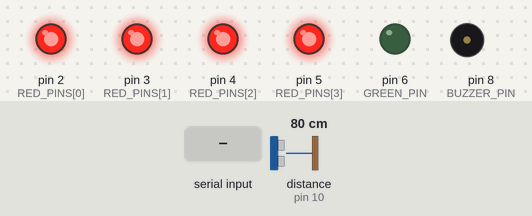
Bench run of a sketch on a simulated Arduino Uno, built with avr-gcc and run on an emulated ATmega328P. On the bench: output pins drawn as LEDs (lit = HIGH), buzzer (waves = sounding). Wiring (inferred from the names in the program): ultrasonic range finder: trigger pin 9; echo pin 10. Dashed ring = blinking. Inputs (shaded band) come from the test bench; at power-on: distance to the obstacle (sensor on pin 10) 80 cm. The echo pulse lasts 58.3 µs per cm; pins used as bus, display or sensor lines are not drawn; what the sketch prints to the serial monitor is not drawn.

Above: at 1.7 s.
1.8 s: "O" received over Serial
At 2.75 s:
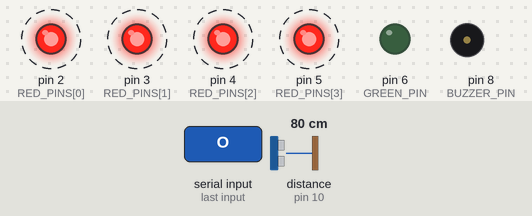
4.8 s: "C" received over Serial
At 5.2 s:
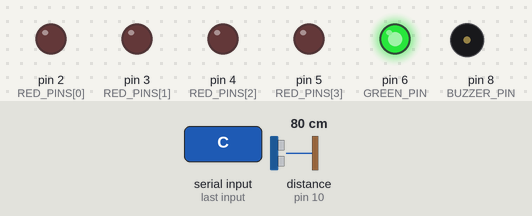
7.8 s: "I" received over Serial
At 7.96 s:
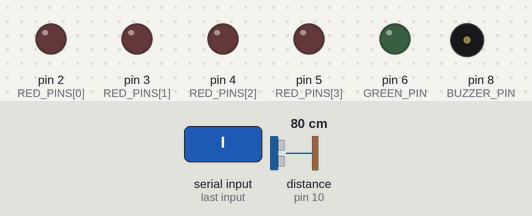
Timing chart, 0 to 16.8 s (numbered marks = the images above; inputs shaded):
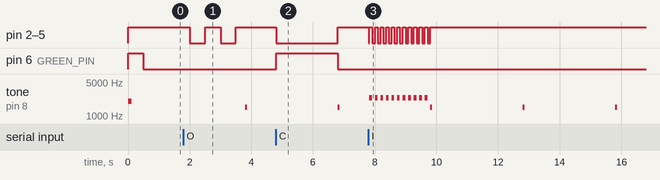

The sketch:

runway_lights.ino
```cpp
// Runway station lights for the collision avoidance demo (Arduino Uno or Nano).
//
// runway_guard.py sends one letter per line over USB serial (115200 baud):
//   C = runway clear        -> green on
//   A = runway in use       -> red stop lights on (vehicles hold short)
//   O = vehicle on runway   -> red lights blink slowly
//   I = INCURSION           -> red lights flash fast + buzzer
// If nothing arrives for 2 seconds the lights fail safe to steady red with a chirp,
// so a crashed laptop never shows a green light.
//
// The ultrasonic sensor at the hold-short line is a second, independent sensor (Waymo-style redundancy).
// Its distance goes back to the laptop as "D <cm>" ten times a second.
//
// Wiring (see README):
//   D2, D3, D4, D5 -> red LEDs through 220 ohm resistors to GND (runway entrance / stop lights)
//   D6             -> green LED through 220 ohm to GND
//   D8             -> buzzer + (buzzer - to GND). Active or passive buzzer both work.
//   D9             -> HC-SR04 TRIG, D10 -> HC-SR04 ECHO, VCC -> 5V, GND -> GND

const int RED_PINS[] = {2, 3, 4, 5};
const int NUM_RED = 4;
const int GREEN_PIN = 6;
const int BUZZER_PIN = 8;
const int TRIG_PIN = 9;
const int ECHO_PIN = 10;

char state = 'X';               // X = no link yet
unsigned long lastCmdMs = 0;
unsigned long lastPingMs = 0;
unsigned long lastChirpMs = 0;

void setReds(bool on) {
  for (int i = 0; i < NUM_RED; i++) digitalWrite(RED_PINS[i], on ? HIGH : LOW);
}

long readDistanceCm() {
  digitalWrite(TRIG_PIN, LOW);
  delayMicroseconds(2);
  digitalWrite(TRIG_PIN, HIGH);
  delayMicroseconds(10);
  digitalWrite(TRIG_PIN, LOW);
  unsigned long us = pulseIn(ECHO_PIN, HIGH, 25000UL);   // about 4 m max, keeps the loop fast
  if (us == 0) return -1;                                   // nothing in range
  return (long)(us / 58UL);
}

void setup() {
  for (int i = 0; i < NUM_RED; i++) pinMode(RED_PINS[i], OUTPUT);
  pinMode(GREEN_PIN, OUTPUT);
  pinMode(BUZZER_PIN, OUTPUT);
  pinMode(TRIG_PIN, OUTPUT);
  pinMode(ECHO_PIN, INPUT);
  Serial.begin(115200);
  // lamp test so you can see every LED works
  setReds(true); digitalWrite(GREEN_PIN, HIGH); tone(BUZZER_PIN, 2000, 120);
  delay(500);
  setReds(false); digitalWrite(GREEN_PIN, LOW);
  Serial.println("READY");
}

void loop() {
  unsigned long now = millis();

  // 1. read commands from the laptop
  while (Serial.available() > 0) {
    char c = Serial.read();
    if (c == 'C' || c == 'A' || c == 'O' || c == 'I') {
      state = c;
      lastCmdMs = now;
    }
  }
  if (now - lastCmdMs > 2000) state = 'X';   // link lost: fail safe

  // 2. drive the lights and buzzer
  bool fast = (now / 90) % 2;     // about 5.5 flashes per second
  bool slow = (now / 500) % 2;
  switch (state) {
    case 'C':
      setReds(false); digitalWrite(GREEN_PIN, HIGH); noTone(BUZZER_PIN);
      break;
    case 'A':
      setReds(true); digitalWrite(GREEN_PIN, LOW); noTone(BUZZER_PIN);
      break;
    case 'O':
      setReds(slow); digitalWrite(GREEN_PIN, LOW); noTone(BUZZER_PIN);
      break;
    case 'I':
      setReds(fast); digitalWrite(GREEN_PIN, LOW);
      if (fast) tone(BUZZER_PIN, 2400); else noTone(BUZZER_PIN);
      break;
    default:  // 'X': no laptop, steady red and a short chirp every 3 s
      setReds(true); digitalWrite(GREEN_PIN, LOW);
      if (now - lastChirpMs > 3000) { tone(BUZZER_PIN, 1500, 60); lastChirpMs = now; }
      break;
  }

  // 3. hold-line sensor, 10 times a second
  if (now - lastPingMs >= 100) {
    lastPingMs = now;
    long cm = readDistanceCm();
    Serial.print("D ");
    Serial.println(cm);
  }
}
```

Measured:
- after the input at 1.8 s, pin 2 (RED_PINS[0]), pin 3 (RED_PINS[1]), pin 4 (RED_PINS[2]), pin 5 (RED_PINS[3]): alternates HIGH for 0.50 s and LOW for 0.50 s, 4 changes in all, then stays HIGH, starting after 0.21 s
- after the input at 4.8 s, pin 2 (RED_PINS[0]), pin 3 (RED_PINS[1]), pin 4 (RED_PINS[2]), pin 5 (RED_PINS[3]): HIGH → LOW at once, → HIGH 2.0 s later; pin 6 (GREEN_PIN): LOW → HIGH at once, → LOW 2.0 s later
- after the input at 7.8 s, pin 2 (RED_PINS[0]), pin 3 (RED_PINS[1]), pin 4 (RED_PINS[2]), pin 5 (RED_PINS[3]): HIGH → LOW at once, then repeats every 0.18 s: HIGH 0.09 s, LOW 0.09 s, until it stays HIGH from 9.8 s
- by itself, tone on pin 8 (BUZZER_PIN): plays 2400 Hz for 0.09 s, 2400 Hz for 0.09 s, 2400 Hz for 0.09 s, 2400 Hz for 0.09 s, 2400 Hz for 0.09 s, 2400 Hz for 0.09 s … (14 notes in this stretch)
